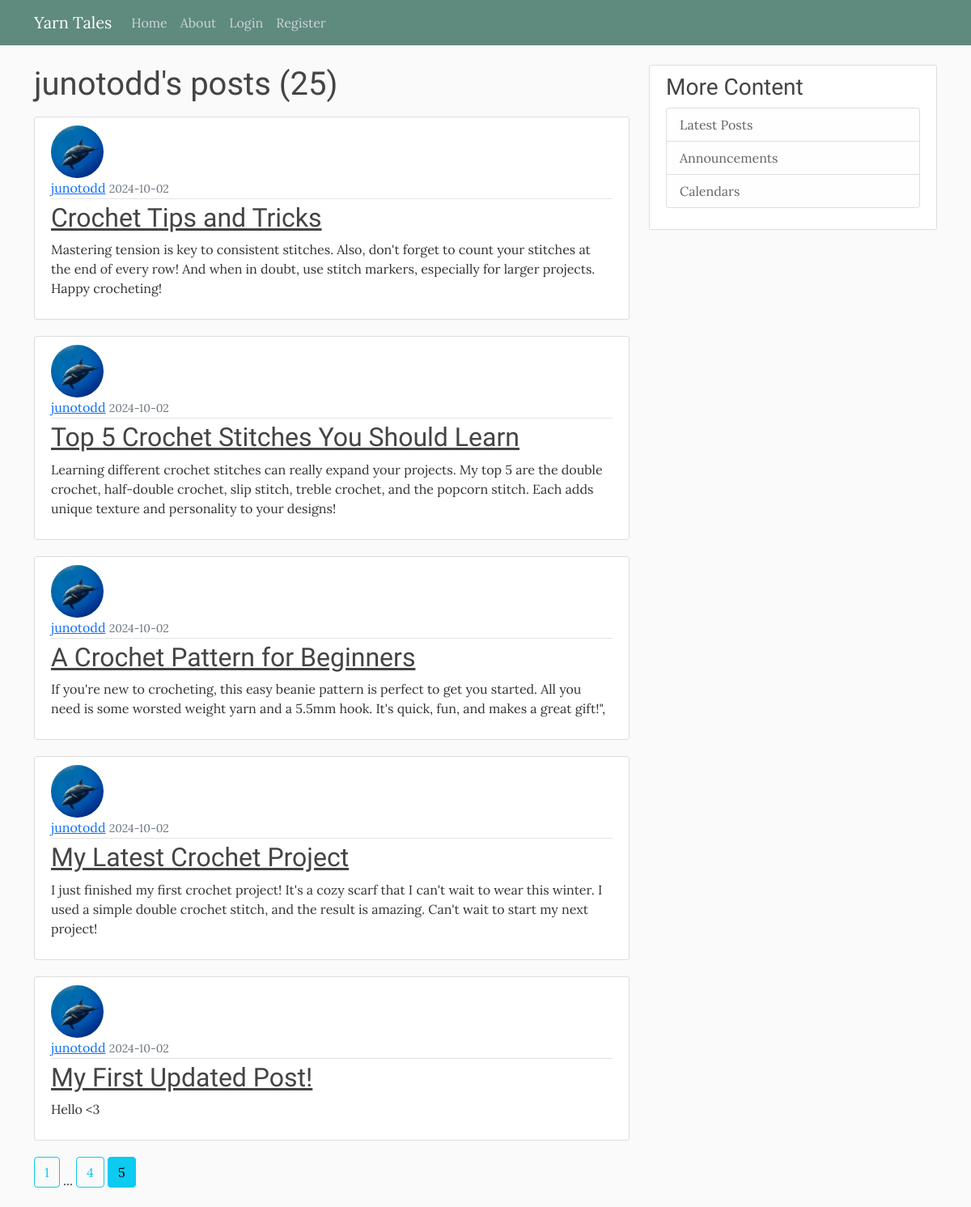
The app's page /user/junotodd?page=5 with its own data.
### flaskblog/models.py (models this page shows, shortened)
class User(db.Model, UserMixin):
    id = db.Column(db.Integer, primary_key=True)
    username = db.Column(db.String(20), unique=True, nullable=False)
    email = db.Column(db.String(120), unique=True, nullable=False)
    image_file = db.Column(db.String(20), nullable=False, default='default.jpg')
    password = db.Column(db.String(60), nullable=False)
    posts = db.relationship('Post', backref='author', lazy=True)

class Post(db.Model):
    id = db.Column(db.Integer, primary_key=True)
    title = db.Column(db.String(100), nullable=False)
    date_posted = db.Column(db.DateTime, nullable=False, default=datetime.utcnow)
    content = db.Column(db.Text, nullable=False)
    user_id = db.Column(db.Integer, db.ForeignKey('user.id'), nullable=False)

### flaskblog/users/routes.py (the view)
@users.route("/user/<string:username>")
def user_post(username):
    page = request.args.get('page', 1, type=int)
    user = User.query.filter_by(username=username).first_or_404()
    posts = Post.query.filter_by(author=user)\
        .order_by(Post.date_posted.desc())\
        .paginate(page=page, per_page=5)
    return render_template('user_post.html', posts=posts, user=user)

### flaskblog/templates/user_post.html
{% extends "layout.html" %}
{% block content %}
<h1 class="mb-3">{{ user.username }}'s posts ({{ posts.total }})</h1>
{% for post in posts.items %}
<article class="media content-section">
    <img class="rounded-circle article-img"
        src="{{ url_for('static', filename='profile_pics/' + post.author.image_file) }}" alt="">
    <div class="media-body">
        <div class="article-metadata">
            <a class="mr-2" href="{{ url_for('users.user_post', username=post.author.username) }}">{{
                post.author.username
                }}</a>
            <small class="text-muted">{{ post.date_posted.strftime('%Y-%m-%d') }}</small>
        </div>
        <h2><a class="article-title" href="{{ url_for('posts.post', post_id=post.id) }}">{{ post.title }}</a></h2>
        <p class="article-content">{{ post.content }}</p>
    </div>
</article>
{% endfor %}
{% for page_num in posts.iter_pages(left_edge=1, right_edge=1, left_current=1, right_current=2) %}
{% if page_num %}
{% if posts.page == page_num %}
<a class="btn btn-info mb-4" href="{{ url_for('users.user_post', username=user.username, page=page_num ) }}">{{ page_num
    }}</a>
{% else %}
<a class="btn btn-outline-info mb-4" href="{{ url_for('users.user_post', username=user.username, page=page_num ) }}">{{
    page_num }}</a>
{% endif %}
{% else %}
...
{% endif %}
{% endfor %}
{% endblock content %}

### flaskblog/static/main.css (style rules this page uses)
body { background: #fafafa; color: #333333; margin-top: 5rem; font-family: "Lora", serif; font-optical-sizing: auto; font-weight: 400; }
h1, h2, h3, h4, h5, h6 { color: #444444; font-family: "Satisfy", cursive; font-weight: 400; font-style: normal; }
.content-section { background: #ffffff; padding: 10px 20px; border: 1px solid #dddddd; border-radius: 3px; margin-bottom: 20px; }
.article-title { color: #444444; }
.article-content { white-space: pre-line; }
.article-img { height: 65px; width: 65px; margin-right: 16px; }
.article-metadata { padding-bottom: 1px; margin-bottom: 4px; border-bottom: 1px solid #e3e3e3 }

### records on screen
User: username "junotodd"
Post: image_file (picture), author.username "junotodd", date_posted "2024-10-02", title "Crochet Tips and Tricks", content "Mastering tension is key to consistent stitches. Also, don't forget to count your stitches at the end of every row! And when in doubt, use stitch markers, especially for larger projects. Happy crocheting!"
Post: image_file (picture), author.username "junotodd", date_posted "2024-10-02", title "Top 5 Crochet Stitches You Should Learn", content "Learning different crochet stitches can really expand your projects. My top 5 are the double crochet, half-double crochet, slip stitch, treble crochet, and the popcorn stitch. Each adds unique texture and personality to your designs!"
Post: image_file (picture), author.username "junotodd", date_posted "2024-10-02", title "A Crochet Pattern for Beginners", content "If you're new to crocheting, this easy beanie pattern is perfect to get you started. All you need is some worsted weight yarn and a 5.5mm hook. It's quick, fun, and makes a great gift!\","
Post: image_file (picture), author.username "junotodd", date_posted "2024-10-02", title "My Latest Crochet Project", content "I just finished my first crochet project! It's a cozy scarf that I can't wait to wear this winter. I used a simple double crochet stitch, and the result is amazing. Can't wait to start my next project!"
Post: image_file (picture), author.username "junotodd", date_posted "2024-10-02", title "My First Updated Post!", content "Hello <3"

### other values on screen
{{ posts.total }} "25"
{{ page_num }} "1" "4"
{{ page_num }} "5"
